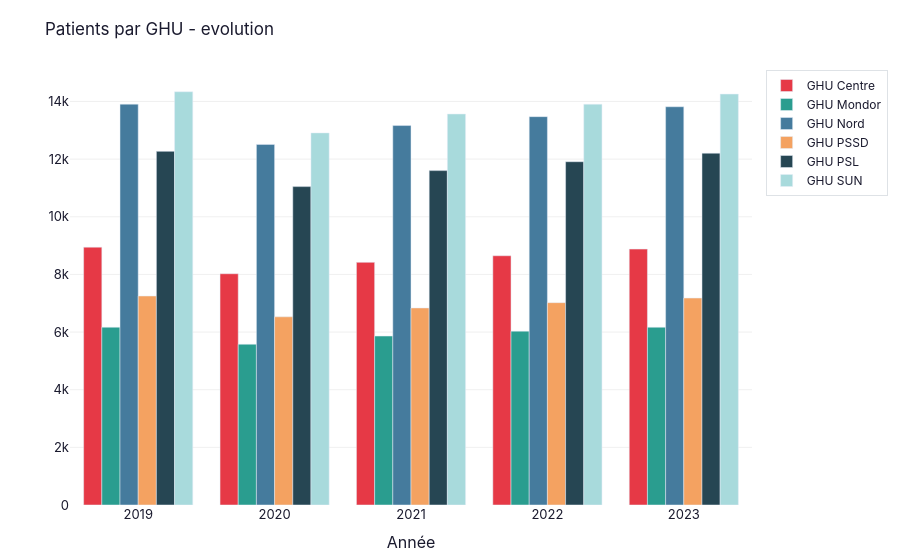

Notebook code for this chart:
### Code cell
fig_ghu_bar = bar_comparison(ghu_total, 'annee', 'nb_patients', 'entite',
                             'Patients par GHU - evolution', barmode='group',
                             entities=GHU_LIST)
fig_ghu_bar.show()

### Figure 1 — Plotly figure (JSON) as saved in the notebook; plotly's stock layout.template omitted (floating-point values rounded to 4 significant figures)
{"data": [{"hovertemplate": "<b>GHU Centre</b><br>%{y:,.0f}<extra></extra>", "marker": {"color": "#E63946"}, "name": "GHU Centre", "type": "bar", "x": [2019, 2020, 2021, 2022, 2023], "y": [8945, 8023, 8418, 8647, 8878]}, {"hovertemplate": "<b>GHU Mondor</b><br>%{y:,.0f}<extra></extra>", "marker": {"color": "#2A9D8F"}, "name": "GHU Mondor", "type": "bar", "x": [2019, 2020, 2021, 2022, 2023], "y": [6167, 5577, 5861, 6031, 6166]}, {"hovertemplate": "<b>GHU Nord</b><br>%{y:,.0f}<extra></extra>", "marker": {"color": "#457B9D"}, "name": "GHU Nord", "type": "bar", "x": [2019, 2020, 2021, 2022, 2023], "y": [13907, 12511, 13164, 13473, 13817]}, {"hovertemplate": "<b>GHU PSSD</b><br>%{y:,.0f}<extra></extra>", "marker": {"color": "#F4A261"}, "name": "GHU PSSD", "type": "bar", "x": [2019, 2020, 2021, 2022, 2023], "y": [7250, 6528, 6836, 7020, 7179]}, {"hovertemplate": "<b>GHU PSL</b><br>%{y:,.0f}<extra></extra>", "marker": {"color": "#264653"}, "name": "GHU PSL", "type": "bar", "x": [2019, 2020, 2021, 2022, 2023], "y": [12269, 11046, 11601, 11910, 12205]}, {"hovertemplate": "<b>GHU SUN</b><br>%{y:,.0f}<extra></extra>", "marker": {"color": "#A8DADC"}, "name": "GHU SUN", "type": "bar", "x": [2019, 2020, 2021, 2022, 2023], "y": [14337, 12909, 13564, 13903, 14255]}], "layout": {"barmode": "group", "font": {"color": "#1A1A2E", "family": "Inter, Arial, sans-serif", "size": 13}, "hovermode": "x unified", "legend": {"bgcolor": "rgba(255,255,255,0.95)", "bordercolor": "#DEE2E6", "borderwidth": 1, "font": {"size": 12}}, "margin": {"b": 50, "l": 70, "r": 30, "t": 70}, "paper_bgcolor": "white", "plot_bgcolor": "white", "title": {"font": {"size": 17}, "text": "Patients par GHU - evolution"}, "xaxis": {"showgrid": false, "title": {"text": "Année"}, "zeroline": false}, "yaxis": {"gridcolor": "#F0F0F0", "showgrid": true, "title": {"text": ""}, "zeroline": false}}}
